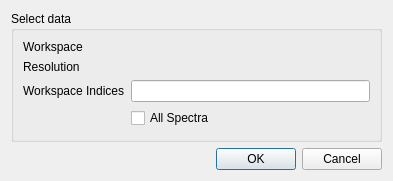
<?xml version="1.0" encoding="UTF-8"?>
<ui version="4.0">
 <class>ConvFitAddWorkspaceDialog</class>
 <widget class="QDialog" name="ConvFitAddWorkspaceDialog">
  <property name="geometry">
   <rect>
    <x>0</x>
    <y>0</y>
    <width>393</width>
    <height>181</height>
   </rect>
  </property>
  <property name="windowTitle">
   <string>Indirect Data Selection</string>
  </property>
  <layout class="QVBoxLayout" name="verticalLayout">
   <item>
    <widget class="QGroupBox" name="gbSelectData">
     <property name="title">
      <string>Select data</string>
     </property>
     <layout class="QVBoxLayout" name="verticalLayout_2">
      <item>
       <layout class="QGridLayout" name="loInput">
        <item row="0" column="0">
         <widget class="QLabel" name="lbWorkspace">
          <property name="text">
           <string>Workspace</string>
          </property>
         </widget>
        </item>
        <item row="1" column="0">
         <widget class="QLabel" name="lbResolution">
          <property name="text">
           <string>Resolution</string>
          </property>
         </widget>
        </item>
        <item row="3" column="1">
         <widget class="QCheckBox" name="ckAllSpectra">
          <property name="text">
           <string>All Spectra</string>
          </property>
         </widget>
        </item>
        <item row="0" column="1">
         <widget class="MantidQt::MantidWidgets::DataSelector" name="dsWorkspace" native="true">
          <property name="ShowGroups" stdset="0">
           <bool>false</bool>
          </property>
          <property name="showLoad" stdset="0">
           <bool>false</bool>
          </property>
          <property name="autoLoad" stdset="0">
           <bool>true</bool>
          </property>
         </widget>
        </item>
        <item row="1" column="1">
         <widget class="MantidQt::MantidWidgets::DataSelector" name="dsResolution" native="true">
          <property name="ShowGroups" stdset="0">
           <bool>false</bool>
          </property>
          <property name="showLoad" stdset="0">
           <bool>false</bool>
          </property>
          <property name="autoLoad" stdset="0">
           <bool>true</bool>
          </property>
         </widget>
        </item>
        <item row="2" column="0">
         <widget class="QLabel" name="lbWorkspaceIndices">
          <property name="text">
           <string>Workspace Indices</string>
          </property>
         </widget>
        </item>
        <item row="2" column="1">
         <widget class="QLineEdit" name="leWorkspaceIndices"/>
        </item>
       </layout>
      </item>
      <item>
       <spacer name="spacer">
        <property name="orientation">
         <enum>Qt::Vertical</enum>
        </property>
        <property name="sizeHint" stdset="0">
         <size>
          <width>20</width>
          <height>40</height>
         </size>
        </property>
       </spacer>
      </item>
     </layout>
    </widget>
   </item>
   <item>
    <widget class="QDialogButtonBox" name="buttonBox">
     <property name="orientation">
      <enum>Qt::Horizontal</enum>
     </property>
     <property name="standardButtons">
      <set>QDialogButtonBox::Cancel|QDialogButtonBox::Ok</set>
     </property>
    </widget>
   </item>
  </layout>
 </widget>
 <customwidgets>
  <customwidget>
   <class>MantidQt::MantidWidgets::DataSelector</class>
   <extends>QWidget</extends>
   <header>MantidQtWidgets/Common/DataSelector.h</header>
  </customwidget>
 </customwidgets>
 <resources/>
 <connections>
  <connection>
   <sender>buttonBox</sender>
   <signal>accepted()</signal>
   <receiver>ConvFitAddWorkspaceDialog</receiver>
   <slot>accept()</slot>
   <hints>
    <hint type="sourcelabel">
     <x>248</x>
     <y>254</y>
    </hint>
    <hint type="destinationlabel">
     <x>157</x>
     <y>274</y>
    </hint>
   </hints>
  </connection>
  <connection>
   <sender>buttonBox</sender>
   <signal>rejected()</signal>
   <receiver>ConvFitAddWorkspaceDialog</receiver>
   <slot>reject()</slot>
   <hints>
    <hint type="sourcelabel">
     <x>316</x>
     <y>260</y>
    </hint>
    <hint type="destinationlabel">
     <x>286</x>
     <y>274</y>
    </hint>
   </hints>
  </connection>
 </connections>
</ui>
